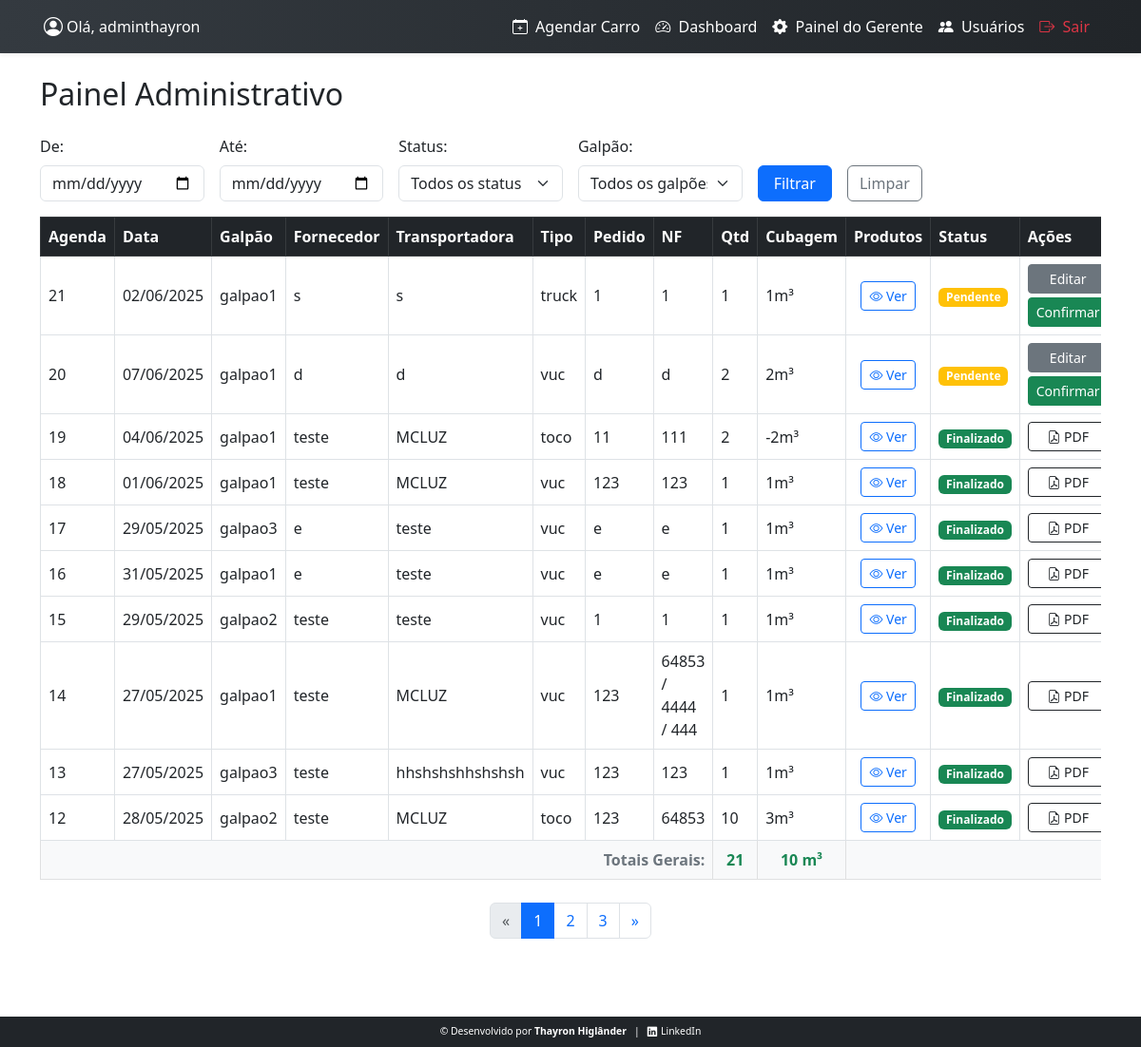
The app's page /painel-gerente/ (signed in) with its own data.
### usuarios/models.py (models this page shows)
class CustomUser(AbstractUser):
    is_gerente = models.BooleanField(default=False)

### agendamentos/models.py (models this page shows, shortened)
class Agendamento(models.Model):
    usuario = models.ForeignKey(settings.AUTH_USER_MODEL, on_delete=models.CASCADE)
    data_hora = models.DateTimeField()
    cnpj = models.CharField(max_length=18)
    fornecedor = models.CharField(max_length=100)
    email = models.EmailField(max_length=500)
    transportadora = models.CharField(max_length=100)
    nota_fiscal = models.CharField(max_length=100)
    pedido = models.CharField(max_length=100,null=True,blank=True)
    GALPAO_CHOICES = [
        ('galpao1', 'galpão1'),
        ('galpao2', 'galpão2'),
        ('galpao3', 'galpão3'),
        ('galpao4', 'galpão4'),
    ]
    galpao = models.CharField("Galpão", max_length=20,choices=GALPAO_CHOICES,null=True,blank=True)
    TIPO_CARRO_CHOICES = [
        ('vuc', 'VUC'),
        ('toco', 'Toco'),
        ('truck', 'Truck'),
        ('carreta', 'Carreta'),
    ]
    tipo_carro = models.CharField("Tipo", max_length=20,choices=TIPO_CARRO_CHOICES,)
    STATUS_CHOICES = [
        ('pendente', 'Pendente'),
        ('confirmado', 'Confirmado'),
        ('cancelado', 'Cancelado'),
        ('finalizado', 'Finalizado'),
        ('atrasado', 'Atrasado'),
    ]
    status = models.CharField(max_length=20, choices=STATUS_CHOICES, default='pendente')
    criado_em = models.DateTimeField(auto_now_add=True)
    def cubagem_total(self):
        return self.itens.aggregate(total=Sum('cubagem'))['total'] or 0
    def quantidade_total(self):
        return self.itens.aggregate(total=Sum('quantidade'))['total'] or 0

### agendamentos/views.py (the view)
# urls.py: path('painel-gerente/', views.painel_gerente, name='painel_gerente'),
@login_required
@user_passes_test(is_gerente)
def painel_gerente(request):
    agora = timezone.now()
    hoje = agora.date()
    Agendamento.objects.filter(
        status='confirmado',
        data_hora__date__lt=hoje
    ).update(status='atrasado')
    data_inicial = request.GET.get('data_inicial')
    data_final = request.GET.get('data_final')
    status = request.GET.get('status')
    mercadoria = request.GET.get('mercadoria')
    galpao = request.GET.get('galpao')
    agendamentos = Agendamento.objects.all()
    if data_inicial:
        try:
            data_inicial_date = datetime.strptime(data_inicial, '%Y-%m-%d').date()
            agendamentos = agendamentos.filter(data_hora__date__gte=data_inicial_date)
        except ValueError:
            data_inicial = ''
    if data_final:
        try:
            data_final_date = datetime.strptime(data_final, '%Y-%m-%d').date()
            agendamentos = agendamentos.filter(data_hora__date__lte=data_final_date)
        except ValueError:
            data_final = ''
    if status:
        agendamentos = agendamentos.filter(status=status)
    if mercadoria:
        agendamentos = agendamentos.filter(itens__mercadoria__icontains=mercadoria).distinct()
    if galpao:
        agendamentos = agendamentos.filter(galpao__icontains=galpao)
    agendamentos = agendamentos.order_by('-id')
    paginator = Paginator(agendamentos, 10)
    page_number = request.GET.get('page')
    page_obj = paginator.get_page(page_number)
    itens_filtrados = AgendamentoProduto.objects.filter(agendamento__in=page_obj.object_list)
    soma_quantidade = itens_filtrados.aggregate(Sum('quantidade'))['quantidade__sum'] or 0
    soma_cubagem = itens_filtrados.aggregate(Sum('cubagem'))['cubagem__sum'] or 0
    context = {
        'page_obj': page_obj,
        'data_inicial': data_inicial,
        'data_final': data_final,
        'mercadoria': mercadoria,
        'status': status,
        'galpao': galpao,
        'status_choices': Agendamento.STATUS_CHOICES,
        'galpao_choices': Agendamento.GALPAO_CHOICES,
        'soma_quantidade': soma_quantidade,
        'soma_cubagem': soma_cubagem,
    }
    return render(request, 'agendamento/painel_gerente.html', context)

### agendamentos/views.py (called while the page is built)
def is_gerente(user):
    return user.is_authenticated and user.is_gerente

### templates/agendamento/painel_gerente.html (shortened to what this page needs)
{% extends 'base.html' %}
{% block content %}
<h2 class="mb-4">Painel Administrativo</h2>
<form method="get" class="row g-3 mb-3">
   <div class="col-6 col-md-2">
        <label for="data_inicial" class="form-label">De:</label>
        <input type="date" id="data_inicial" name="data_inicial" class="form-control"
            value="{{ data_inicial|default:'' }}">
    </div>
    <div class="col-6 col-md-2">
        <label for="data_final" class="form-label">Até:</label>
        <input type="date" id="data_final" name="data_final" class="form-control"
            value="{{ data_final|default:'' }}">
    </div>
    <div class="col-12 col-md-2">
        <label for="status" class="form-label">Status:</label>
        <select name="status" id="status" class="form-select">
            <option value="" {% if not status %}selected{% endif %}>Todos os status</option>
        </select>
    </div>
    <div class="col-12 col-md-2">
        <label for="galpao" class="form-label">Galpão:</label>
        <select name="galpao" id="galpao" class="form-select">
            <option value="" {% if not galpao %}selected{% endif %}>Todos os galpões</option>
        </select>
    </div>
    <div class="col-6 col-md-1 d-grid align-self-end">
        <button type="submit" class="btn btn-primary w-100">Filtrar</button>
    </div>
    <div class="col-6 col-md-1 d-grid align-self-end">
        <a href="{% url 'painel_gerente' %}" class="btn btn-outline-secondary w-100">Limpar</a>
    </div>
</form>
<div class="table-responsive">
    <table class="table table-bordered table-hover align-middle mb-4">
        <thead class="table-dark">
            <tr>
                <th>Agenda</th>
                <th>Data</th>
                <th>Galpão</th>
                <th>Fornecedor</th>
                <th>Transportadora</th>
                <th>Tipo</th>
                <th>Pedido</th>
                <th>NF</th>
                <th>Qtd</th>
                <th>Cubagem</th>
                <th>Produtos</th>
                <th>Status</th>
                <th>Ações</th>
            </tr>
        </thead>
        <tbody>
            {% for ag in page_obj %}
                <tr>
                    <td>{{ ag.id }}</td>
                    <td>{{ ag.data_hora|date:"d/m/Y" }}</td>
                    <td>{{ ag.galpao }}</td>
                    <td>{{ ag.fornecedor }}</td>
                    <td>{{ ag.transportadora }}</td>
                    <td>{{ ag.tipo_carro }}</td>
                    <td>{{ ag.pedido }}</td>
                    <td>{{ ag.nota_fiscal }}</td>
                    <td>{{ ag.quantidade_total|floatformat:"-2" }}</td>
                    <td>{{ ag.cubagem_total|floatformat:"-2" }}m³</td>
                    <td class="text-center">
                        {% if ag.itens.exists %}
                            <button type="button" class="btn btn-outline-primary btn-sm" data-bs-toggle="modal" data-bs-target="#produtosModal{{ ag.id }}">
                                <i class="bi bi-eye"></i> Ver
                            </button>
                        {% else %}
                            <span class="text-muted">Nenhum produto</span>
                        {% endif %}
                    </td>
                    <td>
                        {% if ag.status == 'pendente' %}
                            <span class="badge bg-warning">Pendente</span>
                        {% elif ag.status == 'confirmado' %}
                            <span class="badge bg-info">Confirmado</span>
                        {% elif ag.status == 'cancelado' %}
                            <span class="badge bg-danger">Cancelado</span>
                        {% elif ag.status == 'finalizado' %}
                            <span class="badge bg-success">Finalizado</span>
                        {% elif ag.status == 'atrasado' %}
                            <span class="badge bg-dark">Atrasado</span>
                        {% endif %}
                    </td>
                    <td>
                        {% if ag.status == 'pendente'%}
                            <a href="{% url 'agendamento_editar' ag.pk %}" class="btn btn-secondary btn-sm mb-1 w-100">Editar</a>
                            <a href="{% url 'confirmar_agendamento' ag.id %}" class="btn btn-success btn-sm w-100">Confirmar</a>
                        {% elif ag.status == 'confirmado'  or ag.status == 'atrasado'%}
                            <a href="{% url 'agendamento_editar' ag.pk %}" class="btn btn-secondary btn-sm mb-1 w-100">Editar</a>
                            <a href="{% url 'finalizar_agendamento' ag.id %}" class="btn btn-primary btn-sm w-100">Finalizar</a>
                        {% else %}
                            <a href="{% url 'baixar_agendamento_pdf' ag.id %}" class="btn btn-outline-dark btn-sm w-100" target="_blank">
                                <i class="bi bi-file-earmark-pdf"></i> PDF
                            </a>
                        {% endif %}
                    </td>
                </tr>
            {% empty %}
                <tr>
                    <td colspan="13" class="text-center">Nenhum agendamento encontrado.</td>
                </tr>
            {% endfor %}
        </tbody>
        <tfoot class="table-light">
            <tr>
                <td colspan="8" class="text-end fw-bold text-secondary">Totais Gerais:</td>
                <td class="fw-bold text-success text-center">
                    {{ soma_quantidade|floatformat:"-2" }}
                </td>
                <td class="fw-bold text-success text-center">
                    {{ soma_cubagem|floatformat:"-2" }} m³
                </td>
                <td colspan="3"></td>
            </tr>
        </tfoot>
    </table>
</div>
{% include 'paginacao.html' %}
{% endblock %}

### templates/base.html (shortened to what this page needs)
{% load static %}
<!DOCTYPE html>
<html lang="pt-br">
<head>
    <link rel="stylesheet" href="{% static 'css/styles.css' %}" />
    <link
        rel="stylesheet"
        href="https://cdn.jsdelivr.net/npm/bootstrap@5.3.0/dist/css/bootstrap.min.css"
    />
    <link
        rel="stylesheet"
        href="https://cdn.jsdelivr.net/npm/bootstrap-icons@1.10.5/font/bootstrap-icons.css"
    />
</head>
<body>
<nav class="navbar navbar-expand-lg shadow-sm">
    <div class="container position-relative">
        {% if user.is_authenticated %}
            <div class="navbar-user-left d-none d-sm-flex align-items-center position-absolute start-0 ps-3" style="top: 50%; transform: translateY(-50%); z-index: 1000;">
                <i class="bi bi-person-circle fs-5 text-white me-1"></i>
                <span class="text-white">Olá, {{ request.user }}</span>
            </div>
        {% endif %}
        <div class="collapse navbar-collapse" id="navbarNav">
            <ul class="navbar-nav ms-auto align-items-center">
                {% if user.is_authenticated %}
                    <li class="nav-item">
                        <a class="nav-link" href="{% url 'agendamento_criar' %}">
                            <i class="bi bi-calendar-plus me-1"></i> Agendar Carro
                        </a>
                    </li>
                    {% if user.is_gerente %}
                        <li class="nav-item">
                            <a class="nav-link" href="{% url 'painel_dashboard' %}">
                                <i class="bi bi-speedometer2 me-1"></i> Dashboard
                            </a>
                        </li>
                        <li class="nav-item">
                            <a class="nav-link" href="{% url 'painel_gerente' %}">
                                <i class="bi bi-gear-fill me-1"></i> Painel do Gerente
                            </a>
                        </li>
                        <li class="nav-item">
                            <a class="nav-link" href="{% url 'listar_usuarios' %}">
                                <i class="bi bi-people-fill me-1"></i> Usuários
                            </a>
                        </li>
                    {% endif %}
                    <li class="nav-item">
                        <a class="nav-link text-danger" href="{% url 'logout' %}">
                            <i class="bi bi-box-arrow-right me-1"></i> Sair
                        </a>
                    </li>
                {% else %}
                    <li class="nav-item">
                        <a class="nav-link" href="{% url 'login' %}">
                            <i class="bi bi-box-arrow-in-right me-1"></i> Entrar
                        </a>
                    </li>
                {% endif %}
            </ul>
        </div>
    </div>
</nav>
<main class="container my-4">
    {% block content %}{% endblock %}
</main>
<footer class="fixed-bottom py-2 bg-dark text-white">
    <div class="container d-flex justify-content-center align-items-center gap-2 flex-wrap">
        <span>© Desenvolvido por <strong>Thayron Higlânder</strong></span>
        <span class="text-white">|</span>
        <a href="https://www.linkedin.com/in/thayron-higlander" target="_blank" class="text-white text-decoration-none d-flex align-items-center">
            <i class="bi bi-linkedin me-1"></i> LinkedIn
        </a>
    </div>
</footer>
</body>
</html>

### staticfiles/css/styles.css (style rules this page uses)
body { padding-bottom: 90px; background-color: #f8f9fa; }
.navbar { background: linear-gradient(to right, #343a40, #212529); min-height: 56px; position: relative; padding-top: 0.3rem; padding-bottom: 0.3rem; overflow: visible; }
.navbar-brand, .nav-link, .navbar-text { font-weight: 500; color: white !important; }
.navbar .container { display: flex; align-items: center; justify-content: space-between; padding-left: 1rem; padding-right: 1rem; position: relative; }
footer { background-color: #212529; font-size: 0.65rem; color: #f8f9fa; width: 100%; position: fixed; bottom: 0; left: 0; padding: 0.3rem 0.8rem; white-space: nowrap; overflow-x: auto; }
footer a { color: #f8f9fa; text-decoration: none; }

### records on screen
CustomUser: user "adminthayron"
Agendamento: id "21", data_hora "02/06/2025", galpao "galpao1", fornecedor "s", transportadora "s", tipo_carro "truck", pedido "1", nota_fiscal "1", quantidade_total "1", cubagem_total "1", status "Pendente"
Agendamento: id "20", data_hora "07/06/2025", galpao "galpao1", fornecedor "d", transportadora "d", tipo_carro "vuc", pedido "d", nota_fiscal "d", quantidade_total "2", cubagem_total "2", status "Pendente"
Agendamento: id "19", data_hora "04/06/2025", galpao "galpao1", fornecedor "teste", transportadora "MCLUZ", tipo_carro "toco", pedido "11", nota_fiscal "111", quantidade_total "2", cubagem_total "-2", status "Finalizado"
Agendamento: id "18", data_hora "01/06/2025", galpao "galpao1", fornecedor "teste", transportadora "MCLUZ", tipo_carro "vuc", pedido "123", nota_fiscal "123", quantidade_total "1", cubagem_total "1", status "Finalizado"
Agendamento: id "17", data_hora "29/05/2025", galpao "galpao3", fornecedor "e", transportadora "teste", tipo_carro "vuc", pedido "e", nota_fiscal "e", quantidade_total "1", cubagem_total "1", status "Finalizado"
Agendamento: id "16", data_hora "31/05/2025", galpao "galpao1", fornecedor "e", transportadora "teste", tipo_carro "vuc", pedido "e", nota_fiscal "e", quantidade_total "1", cubagem_total "1", status "Finalizado"
Agendamento: id "15", data_hora "29/05/2025", galpao "galpao2", fornecedor "teste", transportadora "teste", tipo_carro "vuc", pedido "1", nota_fiscal "1", quantidade_total "1", cubagem_total "1", status "Finalizado"
Agendamento: id "14", data_hora "27/05/2025", galpao "galpao1", fornecedor "teste", transportadora "MCLUZ", tipo_carro "vuc", pedido "123", nota_fiscal "64853 / 4444 / 444", quantidade_total "1", cubagem_total "1", status "Finalizado"
Agendamento: id "13", data_hora "27/05/2025", galpao "galpao3", fornecedor "teste", transportadora "hhshshshhshshsh", tipo_carro "vuc", pedido "123", nota_fiscal "123", quantidade_total "1", cubagem_total "1", status "Finalizado"
Agendamento: id "12", data_hora "28/05/2025", galpao "galpao2", fornecedor "teste", transportadora "MCLUZ", tipo_carro "toco", pedido "123", nota_fiscal "64853", quantidade_total "10", cubagem_total "3", status "Finalizado"

### other values on screen
{{ soma_quantidade|floatformat:"-2" }} "21"
{{ soma_cubagem|floatformat:"-2" }} "10"
{{ num }} "1"
{{ num }} "2" "3"
